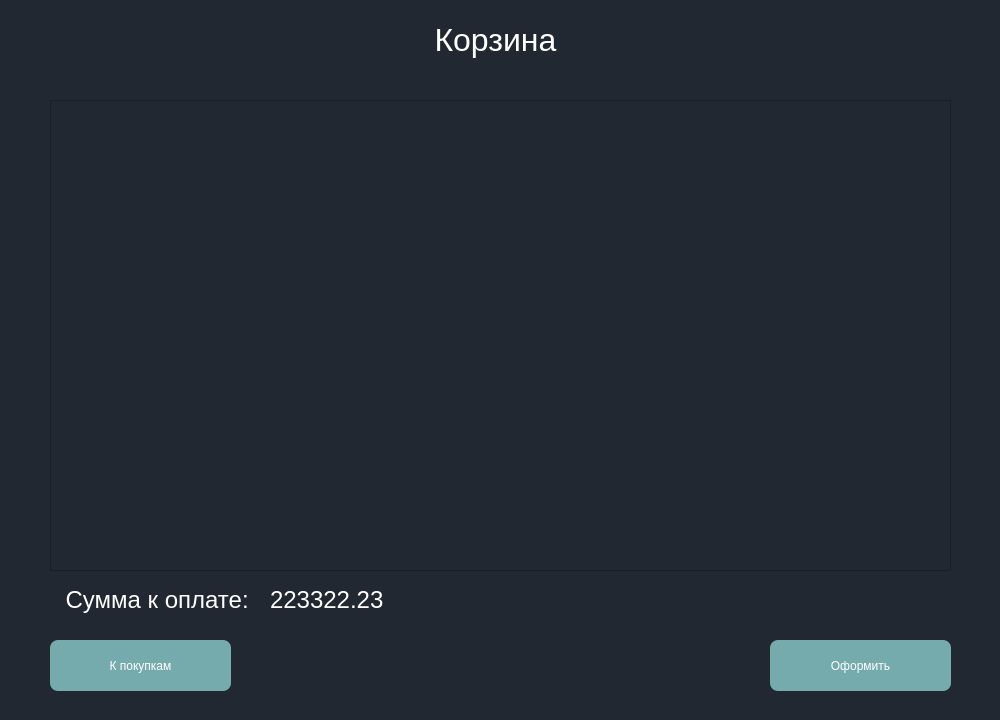
<?xml version="1.0" encoding="UTF-8"?>
<ui version="4.0">
 <class>MainWindow</class>
 <widget class="QMainWindow" name="MainWindow">
  <property name="geometry">
   <rect>
    <x>0</x>
    <y>0</y>
    <width>1000</width>
    <height>720</height>
   </rect>
  </property>
  <property name="windowTitle">
   <string>MainWindow</string>
  </property>
  <property name="styleSheet">
   <string notr="true"/>
  </property>
  <widget class="QWidget" name="centralwidget">
   <widget class="QLabel" name="label">
    <property name="geometry">
     <rect>
      <x>240</x>
      <y>10</y>
      <width>511</width>
      <height>61</height>
     </rect>
    </property>
    <property name="text">
     <string>&lt;html&gt;&lt;head/&gt;&lt;body&gt;&lt;p align=&quot;center&quot;&gt;&lt;span style=&quot; font-size:24pt; color:#ffffff;&quot;&gt;Корзина&lt;/span&gt;&lt;/p&gt;&lt;/body&gt;&lt;/html&gt;</string>
    </property>
   </widget>
   <widget class="QScrollArea" name="product_area">
    <property name="geometry">
     <rect>
      <x>50</x>
      <y>100</y>
      <width>901</width>
      <height>471</height>
     </rect>
    </property>
    <property name="styleSheet">
     <string notr="true">background-color: rgb(34, 40, 49);</string>
    </property>
    <property name="widgetResizable">
     <bool>true</bool>
    </property>
    <widget class="QWidget" name="scrollAreaWidgetContents">
     <property name="geometry">
      <rect>
       <x>0</x>
       <y>0</y>
       <width>899</width>
       <height>469</height>
      </rect>
     </property>
    </widget>
   </widget>
   <widget class="QLabel" name="label_2">
    <property name="geometry">
     <rect>
      <x>50</x>
      <y>580</y>
      <width>221</width>
      <height>41</height>
     </rect>
    </property>
    <property name="text">
     <string>&lt;html&gt;&lt;head/&gt;&lt;body&gt;&lt;p align=&quot;center&quot;&gt;&lt;span style=&quot; font-size:18pt; color:#ffffff;&quot;&gt;Сумма к оплате: &lt;/span&gt;&lt;/p&gt;&lt;/body&gt;&lt;/html&gt;</string>
    </property>
   </widget>
   <widget class="QPushButton" name="buy_btn">
    <property name="geometry">
     <rect>
      <x>770</x>
      <y>640</y>
      <width>181</width>
      <height>51</height>
     </rect>
    </property>
    <property name="styleSheet">
     <string notr="true">QPushButton {
                background-color: #76ABAE;
                color: white;
                font: bold 12px 'Segoe UI';
                border-radius: 8px;
                padding: 10px 24px;
                min-width: 120px;
                border: none;
            }
            QPushButton:hover {
                background-color: #5d8b8e;
            }
            QPushButton:pressed {
                background-color: #4a6d6f;
            }</string>
    </property>
    <property name="text">
     <string>Оформить</string>
    </property>
   </widget>
   <widget class="QLabel" name="sum_pay">
    <property name="geometry">
     <rect>
      <x>270</x>
      <y>580</y>
      <width>681</width>
      <height>41</height>
     </rect>
    </property>
    <property name="text">
     <string>&lt;html&gt;&lt;head/&gt;&lt;body&gt;&lt;p&gt;&lt;span style=&quot; font-size:18pt; color:#ffffff;&quot;&gt;223322.23&lt;/span&gt;&lt;/p&gt;&lt;/body&gt;&lt;/html&gt;</string>
    </property>
   </widget>
   <widget class="QPushButton" name="back_btn">
    <property name="geometry">
     <rect>
      <x>50</x>
      <y>640</y>
      <width>181</width>
      <height>51</height>
     </rect>
    </property>
    <property name="styleSheet">
     <string notr="true">QPushButton {
                background-color: #76ABAE;
                color: white;
                font: bold 12px 'Segoe UI';
                border-radius: 8px;
                padding: 10px 24px;
                min-width: 120px;
                border: none;
            }
            QPushButton:hover {
                background-color: #5d8b8e;
            }
            QPushButton:pressed {
                background-color: #4a6d6f;
            }</string>
    </property>
    <property name="text">
     <string>К покупкам</string>
    </property>
   </widget>
   <widget class="QLabel" name="label_3">
    <property name="geometry">
     <rect>
      <x>0</x>
      <y>0</y>
      <width>1001</width>
      <height>721</height>
     </rect>
    </property>
    <property name="styleSheet">
     <string notr="true">background-color: rgb(34, 40, 49);</string>
    </property>
    <property name="text">
     <string>&lt;html&gt;&lt;head/&gt;&lt;body&gt;&lt;p&gt;&lt;br/&gt;&lt;/p&gt;&lt;/body&gt;&lt;/html&gt;</string>
    </property>
   </widget>
   <zorder>label_3</zorder>
   <zorder>label</zorder>
   <zorder>product_area</zorder>
   <zorder>label_2</zorder>
   <zorder>buy_btn</zorder>
   <zorder>sum_pay</zorder>
   <zorder>back_btn</zorder>
  </widget>
 </widget>
 <resources/>
 <connections/>
</ui>
